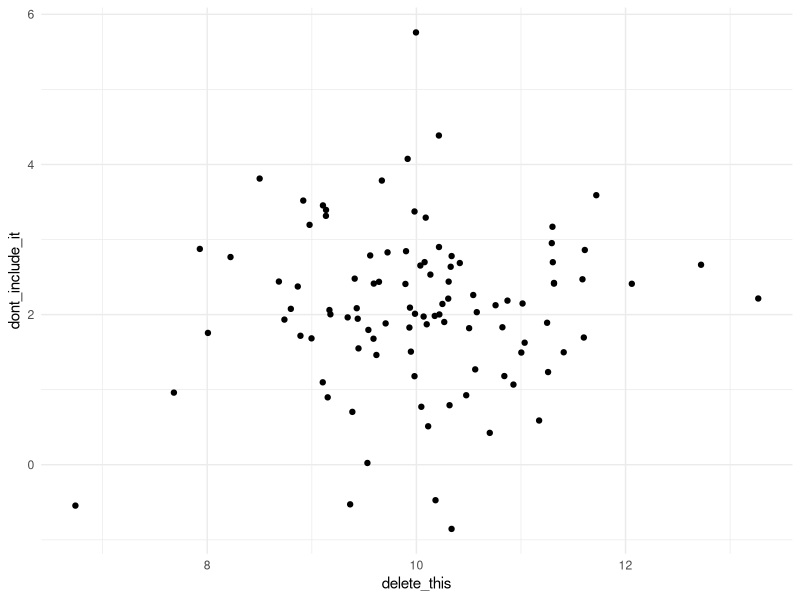
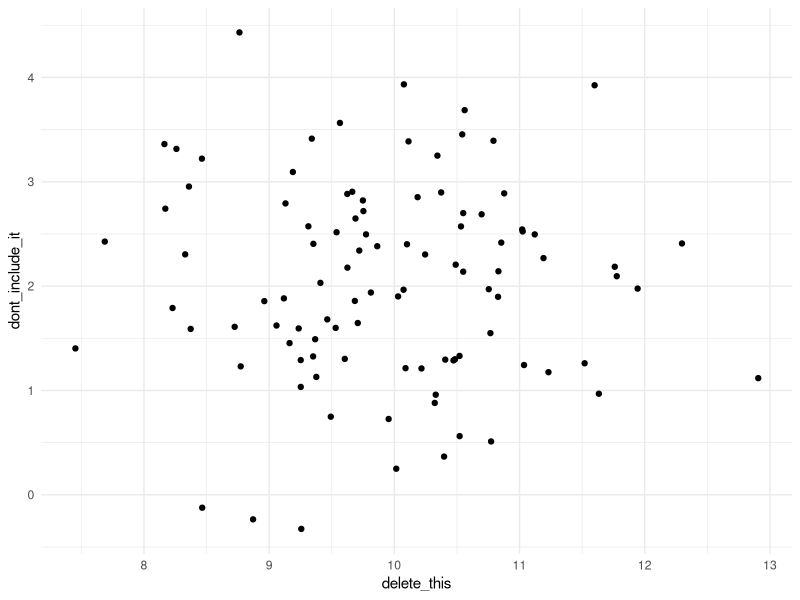
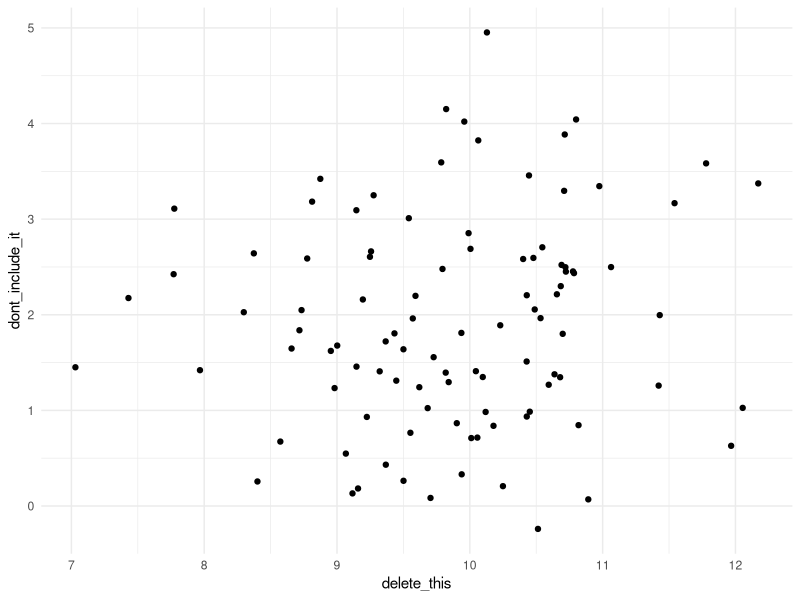
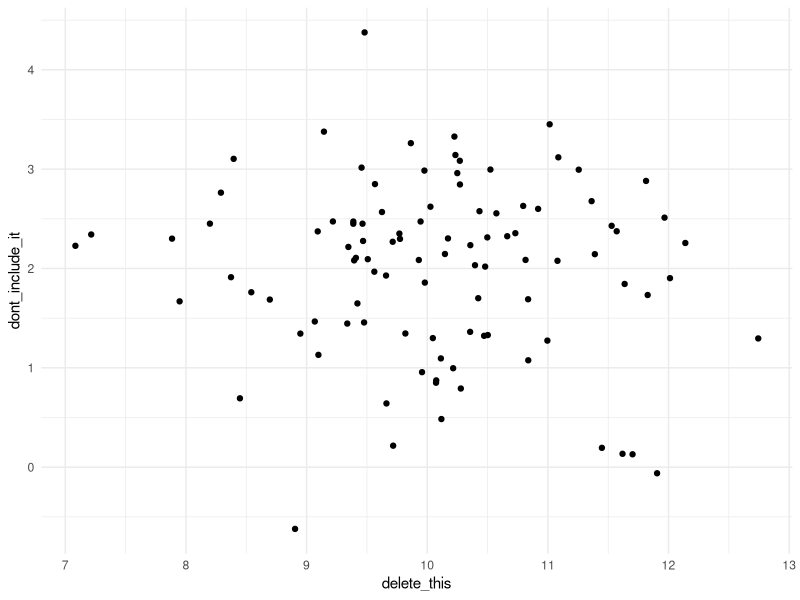

Recreate these plots in R, in order.
## ---- chunk 1
# delete this chunk and follow instructions
library(tidyverse)
## ---- chunk 2
# An example of a comment that you can delete, 
# as well as some code you can delete
2+2
## ---- chunk 3
# A filler plot that has NOTHING to do with what you need to do in the assessment
# Delete!
tibble(delete_this = rnorm(100, 10), dont_include_it = rnorm(100, 2)) %>% 
  ggplot(aes(x = delete_this, y = dont_include_it)) +
  geom_point() +
  theme_minimal()
## ---- chunk 4
# Another filler plot that has NOTHING to do with what you need to do in the assessment
# Delete!
tibble(delete_this = rnorm(100, 10), dont_include_it = rnorm(100, 2)) %>% 
  ggplot(aes(x = delete_this, y = dont_include_it)) +
  geom_point() +
  theme_minimal()
## ---- chunk 5

# This filler plot will be a different size (delete!)
tibble(delete_this = rnorm(100, 10), dont_include_it = rnorm(100, 2)) %>% 
  ggplot(aes(x = delete_this, y = dont_include_it)) +
  geom_point() +
  theme_minimal()

## ---- chunk 6
# Wrangle! (delete this comment)
## ---- chunk 7
# Visualize! (delete this comment)
# And here is yet another filler plot that has NOTHING to do with what you 
# need to do in the assessment
tibble(delete_this = rnorm(100, 10), dont_include_it = rnorm(100, 2)) %>% 
  ggplot(aes(x = delete_this, y = dont_include_it)) +
  geom_point() +
  theme_minimal()
## ---- chunk 8
# Test! (delete this comment)
